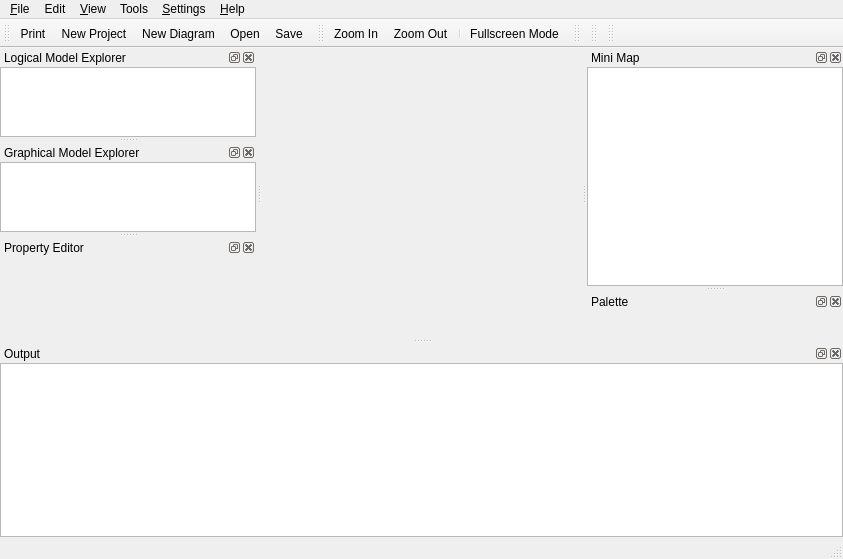
<?xml version="1.0" encoding="UTF-8"?>
<ui version="4.0">
 <class>MainWindowUi</class>
 <widget class="QMainWindow" name="MainWindowUi">
  <property name="geometry">
   <rect>
    <x>0</x>
    <y>0</y>
    <width>843</width>
    <height>559</height>
   </rect>
  </property>
  <property name="windowTitle">
   <string>QReal</string>
  </property>
  <property name="windowIcon">
   <iconset resource="../qrgui.qrc">
    <normaloff>:/icons/qreal.png</normaloff>:/icons/qreal.png</iconset>
  </property>
  <widget class="QWidget" name="centralwidget">
   <layout class="QGridLayout">
    <property name="margin">
     <number>0</number>
    </property>
    <property name="spacing">
     <number>0</number>
    </property>
    <item row="0" column="0">
     <widget class="qReal::gui::TabWidget" name="tabs" native="true"/>
    </item>
   </layout>
  </widget>
  <widget class="QMenuBar" name="menubar">
   <property name="geometry">
    <rect>
     <x>0</x>
     <y>0</y>
     <width>843</width>
     <height>21</height>
    </rect>
   </property>
   <widget class="QMenu" name="menu_File">
    <property name="title">
     <string>&amp;File</string>
    </property>
    <addaction name="actionOpen"/>
    <addaction name="actionSave"/>
    <addaction name="actionSave_as"/>
    <addaction name="actionImport"/>
    <addaction name="actionSave_diagram_as_a_picture"/>
    <addaction name="separator"/>
    <addaction name="actionQuit"/>
   </widget>
   <widget class="QMenu" name="menu_View">
    <property name="title">
     <string>&amp;View</string>
    </property>
    <addaction name="actionZoom_In"/>
    <addaction name="actionZoom_Out"/>
    <addaction name="separator"/>
    <addaction name="actionShowSplash"/>
   </widget>
   <widget class="QMenu" name="menuHelp">
    <property name="title">
     <string>&amp;Help</string>
    </property>
    <addaction name="actionHelp"/>
    <addaction name="separator"/>
    <addaction name="actionAbout"/>
    <addaction name="actionAboutQt"/>
   </widget>
   <widget class="QMenu" name="menuSettings">
    <property name="title">
     <string>&amp;Settings</string>
    </property>
    <addaction name="actionPreferences"/>
    <addaction name="actionShow_grid"/>
    <addaction name="actionShow_alignment"/>
    <addaction name="actionSwitch_on_grid"/>
    <addaction name="actionSwitch_on_alignment"/>
   </widget>
   <widget class="QMenu" name="menuTools">
    <property name="title">
     <string>Tools</string>
    </property>
    <addaction name="actionShow"/>
   </widget>
   <widget class="QMenu" name="menuEdit">
    <property name="title">
     <string>Edit</string>
    </property>
    <addaction name="actionFind"/>
   </widget>
   <addaction name="menu_File"/>
   <addaction name="menuEdit"/>
   <addaction name="menu_View"/>
   <addaction name="menuTools"/>
   <addaction name="menuSettings"/>
   <addaction name="menuHelp"/>
  </widget>
  <widget class="QStatusBar" name="statusbar"/>
  <widget class="QToolBar" name="fileToolbar">
   <property name="windowTitle">
    <string>File Toolbar</string>
   </property>
   <property name="orientation">
    <enum>Qt::Horizontal</enum>
   </property>
   <attribute name="toolBarArea">
    <enum>TopToolBarArea</enum>
   </attribute>
   <attribute name="toolBarBreak">
    <bool>false</bool>
   </attribute>
   <addaction name="actionPrint"/>
   <addaction name="actionNewProject"/>
   <addaction name="actionNew_Diagram"/>
   <addaction name="actionOpen"/>
   <addaction name="actionSave"/>
  </widget>
  <widget class="QDockWidget" name="minimapDock">
   <property name="minimumSize">
    <size>
     <width>80</width>
     <height>138</height>
    </size>
   </property>
   <property name="windowTitle">
    <string>Mini Map</string>
   </property>
   <attribute name="dockWidgetArea">
    <number>2</number>
   </attribute>
   <widget class="QWidget" name="minimapDockWidgetContents">
    <layout class="QVBoxLayout">
     <property name="spacing">
      <number>6</number>
     </property>
     <property name="margin">
      <number>0</number>
     </property>
     <item>
      <widget class="MiniMap" name="minimapView"/>
     </item>
    </layout>
   </widget>
  </widget>
  <widget class="QDockWidget" name="paletteDock">
   <property name="minimumSize">
    <size>
     <width>80</width>
     <height>41</height>
    </size>
   </property>
   <property name="windowTitle">
    <string>Palette</string>
   </property>
   <attribute name="dockWidgetArea">
    <number>2</number>
   </attribute>
   <widget class="QWidget" name="paletteDockWidgetContents">
    <layout class="QHBoxLayout">
     <property name="spacing">
      <number>6</number>
     </property>
     <property name="margin">
      <number>0</number>
     </property>
     <item>
      <widget class="qReal::gui::PaletteTree" name="paletteTree"/>
     </item>
    </layout>
   </widget>
  </widget>
  <widget class="QToolBar" name="viewToolbar">
   <property name="windowTitle">
    <string>View Toolbar</string>
   </property>
   <attribute name="toolBarArea">
    <enum>TopToolBarArea</enum>
   </attribute>
   <attribute name="toolBarBreak">
    <bool>false</bool>
   </attribute>
   <addaction name="actionZoom_In"/>
   <addaction name="actionZoom_Out"/>
   <addaction name="separator"/>
   <addaction name="actionFullscreen"/>
  </widget>
  <widget class="QDockWidget" name="logicalModelDock">
   <property name="features">
    <set>QDockWidget::AllDockWidgetFeatures</set>
   </property>
   <property name="windowTitle">
    <string>Logical Model Explorer</string>
   </property>
   <attribute name="dockWidgetArea">
    <number>1</number>
   </attribute>
   <widget class="QWidget" name="logicalModelDockWidgetContents">
    <layout class="QVBoxLayout" name="verticalLayout">
     <item>
      <widget class="QTreeView" name="logicalModelExplorer">
       <property name="contextMenuPolicy">
        <enum>Qt::ActionsContextMenu</enum>
       </property>
       <property name="acceptDrops">
        <bool>true</bool>
       </property>
       <property name="dragEnabled">
        <bool>false</bool>
       </property>
       <property name="dragDropOverwriteMode">
        <bool>false</bool>
       </property>
       <property name="dragDropMode">
        <enum>QAbstractItemView::DragDrop</enum>
       </property>
       <property name="defaultDropAction">
        <enum>Qt::IgnoreAction</enum>
       </property>
      </widget>
     </item>
    </layout>
   </widget>
  </widget>
  <widget class="QToolBar" name="parsersToolbar">
   <property name="windowTitle">
    <string>toolBar</string>
   </property>
   <attribute name="toolBarArea">
    <enum>TopToolBarArea</enum>
   </attribute>
   <attribute name="toolBarBreak">
    <bool>false</bool>
   </attribute>
  </widget>
  <widget class="QDockWidget" name="errorDock">
   <property name="sizePolicy">
    <sizepolicy hsizetype="Preferred" vsizetype="MinimumExpanding">
     <horstretch>0</horstretch>
     <verstretch>0</verstretch>
    </sizepolicy>
   </property>
   <property name="minimumSize">
    <size>
     <width>102</width>
     <height>127</height>
    </size>
   </property>
   <property name="maximumSize">
    <size>
     <width>524287</width>
     <height>524287</height>
    </size>
   </property>
   <property name="acceptDrops">
    <bool>false</bool>
   </property>
   <property name="autoFillBackground">
    <bool>false</bool>
   </property>
   <property name="windowTitle">
    <string>Output</string>
   </property>
   <attribute name="dockWidgetArea">
    <number>8</number>
   </attribute>
   <widget class="QWidget" name="errorDockWidgetContents">
    <layout class="QHBoxLayout" name="horizontalLayout_2">
     <item>
      <widget class="ErrorListWidget" name="errorListWidget"/>
     </item>
    </layout>
   </widget>
  </widget>
  <widget class="QDockWidget" name="graphicalModelDock">
   <property name="windowTitle">
    <string>Graphical Model Explorer</string>
   </property>
   <attribute name="dockWidgetArea">
    <number>1</number>
   </attribute>
   <widget class="QWidget" name="graphicalModelDockWidgetContents">
    <layout class="QHBoxLayout" name="horizontalLayout">
     <item>
      <widget class="QTreeView" name="graphicalModelExplorer">
       <property name="contextMenuPolicy">
        <enum>Qt::ActionsContextMenu</enum>
       </property>
       <property name="acceptDrops">
        <bool>true</bool>
       </property>
      </widget>
     </item>
    </layout>
   </widget>
  </widget>
  <widget class="QDockWidget" name="propertyDock">
   <property name="sizePolicy">
    <sizepolicy hsizetype="Preferred" vsizetype="Preferred">
     <horstretch>0</horstretch>
     <verstretch>0</verstretch>
    </sizepolicy>
   </property>
   <property name="minimumSize">
    <size>
     <width>80</width>
     <height>100</height>
    </size>
   </property>
   <property name="windowTitle">
    <string>Property Editor</string>
   </property>
   <attribute name="dockWidgetArea">
    <number>1</number>
   </attribute>
   <widget class="QWidget" name="propertyEditorDockWidgetContents">
    <layout class="QVBoxLayout">
     <property name="spacing">
      <number>6</number>
     </property>
     <property name="margin">
      <number>0</number>
     </property>
     <item>
      <widget class="PropertyEditorView" name="propertyEditor" native="true">
       <property name="sizePolicy">
        <sizepolicy hsizetype="Expanding" vsizetype="Expanding">
         <horstretch>0</horstretch>
         <verstretch>0</verstretch>
        </sizepolicy>
       </property>
      </widget>
     </item>
    </layout>
   </widget>
  </widget>
  <widget class="QToolBar" name="interpreterToolbar">
   <property name="windowTitle">
    <string>Interpreter Toolbar</string>
   </property>
   <attribute name="toolBarArea">
    <enum>TopToolBarArea</enum>
   </attribute>
   <attribute name="toolBarBreak">
    <bool>false</bool>
   </attribute>
  </widget>
  <widget class="QToolBar" name="generatorsToolbar">
   <property name="windowTitle">
    <string>toolBar</string>
   </property>
   <attribute name="toolBarArea">
    <enum>TopToolBarArea</enum>
   </attribute>
   <attribute name="toolBarBreak">
    <bool>false</bool>
   </attribute>
  </widget>
  <action name="actionQuit">
   <property name="checkable">
    <bool>false</bool>
   </property>
   <property name="text">
    <string>&amp;Quit</string>
   </property>
  </action>
  <action name="actionZoom_In">
   <property name="icon">
    <iconset resource="../qrgui.qrc">
     <normaloff>:/icons/zoomin.png</normaloff>:/icons/zoomin.png</iconset>
   </property>
   <property name="text">
    <string>Zoom In</string>
   </property>
  </action>
  <action name="actionZoom_Out">
   <property name="icon">
    <iconset resource="../qrgui.qrc">
     <normaloff>:/icons/zoomout.png</normaloff>:/icons/zoomout.png</iconset>
   </property>
   <property name="text">
    <string>Zoom Out</string>
   </property>
  </action>
  <action name="actionAntialiasing">
   <property name="checkable">
    <bool>true</bool>
   </property>
   <property name="checked">
    <bool>true</bool>
   </property>
   <property name="text">
    <string>Antialiasing</string>
   </property>
  </action>
  <action name="actionOpenGL_Renderer">
   <property name="checkable">
    <bool>true</bool>
   </property>
   <property name="text">
    <string>OpenGL Renderer</string>
   </property>
  </action>
  <action name="actionPrint">
   <property name="icon">
    <iconset resource="../qrgui.qrc">
     <normaloff>:/icons/print.png</normaloff>:/icons/print.png</iconset>
   </property>
   <property name="text">
    <string>Print</string>
   </property>
  </action>
  <action name="actionMakeSvg">
   <property name="text">
    <string>Export to SVG</string>
   </property>
  </action>
  <action name="actionDeleteFromDiagram">
   <property name="text">
    <string>Delete</string>
   </property>
   <property name="shortcut">
    <string>Del</string>
   </property>
   <property name="shortcutContext">
    <enum>Qt::WidgetShortcut</enum>
   </property>
  </action>
  <action name="openNewTab">
   <property name="text">
    <string>Open in new tab</string>
   </property>
  </action>
  <action name="actionHelp">
   <property name="text">
    <string>Small Help</string>
   </property>
  </action>
  <action name="actionAbout">
   <property name="text">
    <string>About...</string>
   </property>
  </action>
  <action name="actionAboutQt">
   <property name="text">
    <string>About Qt...</string>
   </property>
  </action>
  <action name="actionPlugins">
   <property name="checkable">
    <bool>false</bool>
   </property>
   <property name="text">
    <string>Plugins...</string>
   </property>
  </action>
  <action name="actionShowSplash">
   <property name="checkable">
    <bool>true</bool>
   </property>
   <property name="checked">
    <bool>true</bool>
   </property>
   <property name="text">
    <string>Show splashscreen</string>
   </property>
  </action>
  <action name="actionSave">
   <property name="icon">
    <iconset resource="../qrgui.qrc">
     <normaloff>:/icons/save.png</normaloff>:/icons/save.png</iconset>
   </property>
   <property name="text">
    <string>Save</string>
   </property>
  </action>
  <action name="actionSave_as">
   <property name="icon">
    <iconset resource="../qrgui.qrc">
     <normaloff>:/icons/save_as.png</normaloff>:/icons/save_as.png</iconset>
   </property>
   <property name="text">
    <string>Save as...</string>
   </property>
   <property name="shortcut">
    <string>Ctrl+Shift+S</string>
   </property>
  </action>
  <action name="actionOpen">
   <property name="icon">
    <iconset resource="../qrgui.qrc">
     <normaloff>:/icons/open.png</normaloff>:/icons/open.png</iconset>
   </property>
   <property name="text">
    <string>Open...</string>
   </property>
   <property name="toolTip">
    <string>Open</string>
   </property>
  </action>
  <action name="actionShow_grid">
   <property name="checkable">
    <bool>true</bool>
   </property>
   <property name="checked">
    <bool>true</bool>
   </property>
   <property name="text">
    <string>Show grid</string>
   </property>
  </action>
  <action name="actionSwitch_on_grid">
   <property name="checkable">
    <bool>true</bool>
   </property>
   <property name="text">
    <string>Switch on grid</string>
   </property>
  </action>
  <action name="actionShow">
   <property name="text">
    <string>Mouse gestures</string>
   </property>
  </action>
  <action name="actionPreferences">
   <property name="text">
    <string>Preferences...</string>
   </property>
  </action>
  <action name="actionSwitch_on_alignment">
   <property name="checkable">
    <bool>true</bool>
   </property>
   <property name="checked">
    <bool>true</bool>
   </property>
   <property name="text">
    <string>Switch on alignment</string>
   </property>
  </action>
  <action name="actionShow_alignment">
   <property name="checkable">
    <bool>true</bool>
   </property>
   <property name="checked">
    <bool>true</bool>
   </property>
   <property name="text">
    <string>Show alignment</string>
   </property>
  </action>
  <action name="actionDebug">
   <property name="text">
    <string>Debug</string>
   </property>
   <property name="shortcut">
    <string>F9</string>
   </property>
  </action>
  <action name="actionGenerate_and_build">
   <property name="icon">
    <iconset resource="../qrgui.qrc">
     <normaloff>:/icons/build.png</normaloff>:/icons/build.png</iconset>
   </property>
   <property name="text">
    <string>Generate and build</string>
   </property>
   <property name="shortcut">
    <string>Ctrl+F9</string>
   </property>
  </action>
  <action name="actionSet_Breakpoints">
   <property name="text">
    <string>Set breakpoints</string>
   </property>
   <property name="iconText">
    <string>Set breakpoints</string>
   </property>
   <property name="shortcut">
    <string>Ctrl+F3</string>
   </property>
  </action>
  <action name="actionCont">
   <property name="text">
    <string>Cont</string>
   </property>
   <property name="shortcut">
    <string>Ctrl+F6</string>
   </property>
  </action>
  <action name="actionConfigure">
   <property name="text">
    <string>Configure</string>
   </property>
   <property name="shortcut">
    <string>Ctrl+F2</string>
   </property>
  </action>
  <action name="actionNew_Diagram">
   <property name="text">
    <string>New Diagram</string>
   </property>
   <property name="toolTip">
    <string>Create new diagram in a current model</string>
   </property>
  </action>
  <action name="actionFullscreen">
   <property name="icon">
    <iconset resource="../qrgui.qrc">
     <normaloff>:/icons/full_screen.png</normaloff>:/icons/full_screen.png</iconset>
   </property>
   <property name="text">
    <string>Fullscreen Mode</string>
   </property>
   <property name="toolTip">
    <string>Fullscreen Mode</string>
   </property>
   <property name="shortcut">
    <string>Ctrl+Shift+F</string>
   </property>
  </action>
  <action name="actionNewProject">
   <property name="text">
    <string>New Project</string>
   </property>
   <property name="shortcut">
    <string>Ctrl+Shift+N</string>
   </property>
  </action>
  <action name="actionImport">
   <property name="text">
    <string>Import...</string>
   </property>
   <property name="toolTip">
    <string>Import QReal project into current.</string>
   </property>
  </action>
  <action name="actionSave_diagram_as_a_picture">
   <property name="text">
    <string>Save diagram as a picture...</string>
   </property>
  </action>
  <action name="actionCloseProject">
   <property name="text">
    <string>Close project</string>
   </property>
  </action>
  <action name="actionFind">
   <property name="text">
    <string>Find</string>
   </property>
  </action>
  <action name="actionFind_and_replace">
   <property name="text">
    <string>Find and replace</string>
   </property>
  </action>
  <action name="actionCopyElementsOnDiagram">
   <property name="text">
    <string>Copy</string>
   </property>
   <property name="toolTip">
    <string>Copy</string>
   </property>
   <property name="shortcut">
    <string>Ctrl+C</string>
   </property>
  </action>
  <action name="actionPasteOnDiagram">
   <property name="text">
    <string>Paste</string>
   </property>
   <property name="toolTip">
    <string>Paste</string>
   </property>
   <property name="shortcut">
    <string>Ctrl+V</string>
   </property>
  </action>
  <action name="actionPasteReference">
   <property name="text">
    <string>Paste only graphical copy</string>
   </property>
   <property name="toolTip">
    <string>Paste only graphical copy</string>
   </property>
   <property name="shortcut">
    <string>Ctrl+Shift+V</string>
   </property>
  </action>
 </widget>
 <layoutdefault spacing="0" margin="0"/>
 <customwidgets>
  <customwidget>
   <class>qReal::gui::PaletteTree</class>
   <extends>QToolBox</extends>
   <header>../mainwindow/paletteTree.h</header>
   <container>1</container>
  </customwidget>
  <customwidget>
   <class>ErrorListWidget</class>
   <extends>QListWidget</extends>
   <header>../mainwindow/errorListWidget.h</header>
  </customwidget>
  <customwidget>
   <class>PropertyEditorView</class>
   <extends>QWidget</extends>
   <header>../view/propertyEditorView.h</header>
   <container>1</container>
  </customwidget>
  <customwidget>
   <class>MiniMap</class>
   <extends>QGraphicsView</extends>
   <header>../mainwindow/miniMap.h</header>
  </customwidget>
  <customwidget>
   <class>qReal::gui::TabWidget</class>
   <extends>QWidget</extends>
   <header>../mainwindow/tabWidget.h</header>
  </customwidget>
 </customwidgets>
 <resources>
  <include location="../qrgui.qrc"/>
  <include location="../qrgui.qrc"/>
 </resources>
 <connections/>
</ui>
